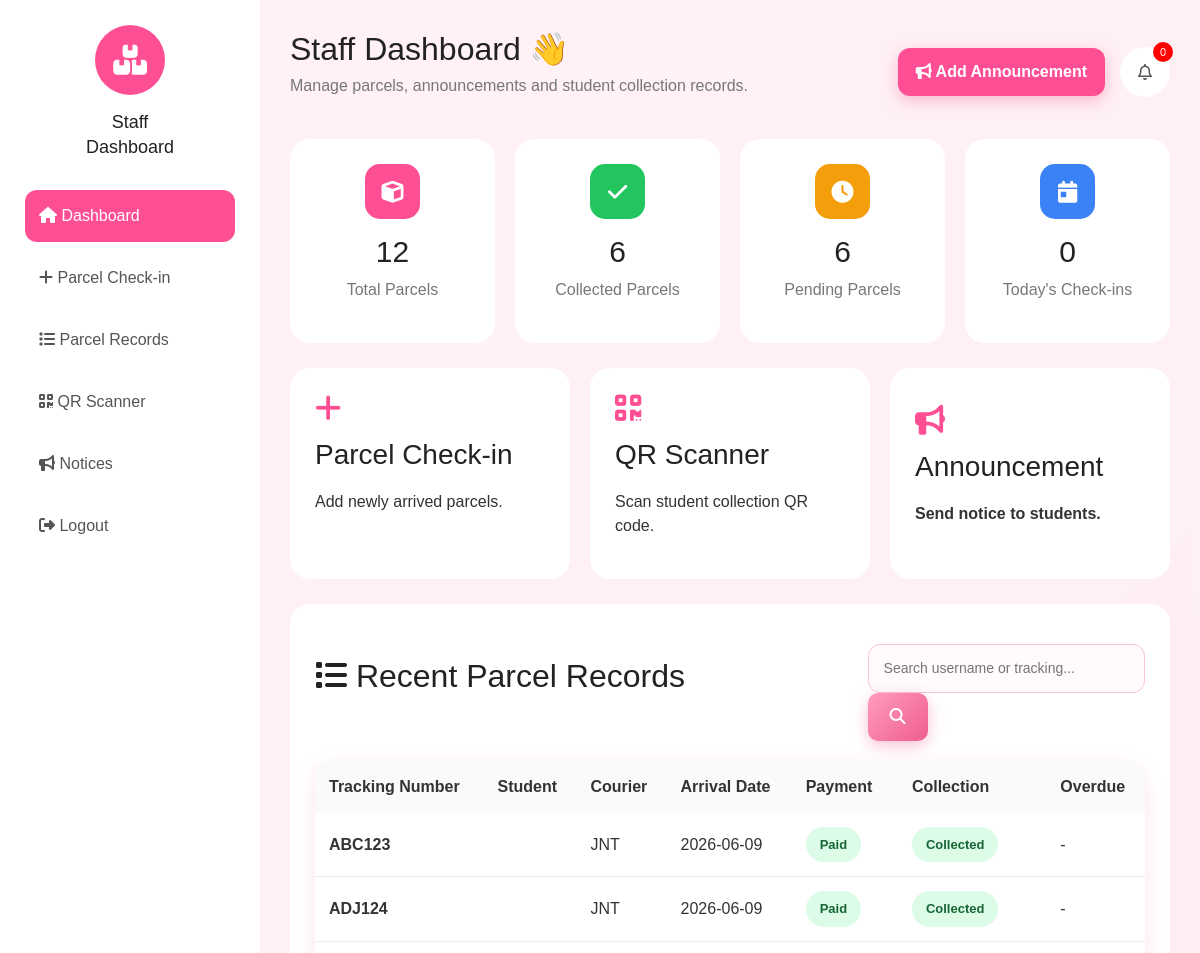
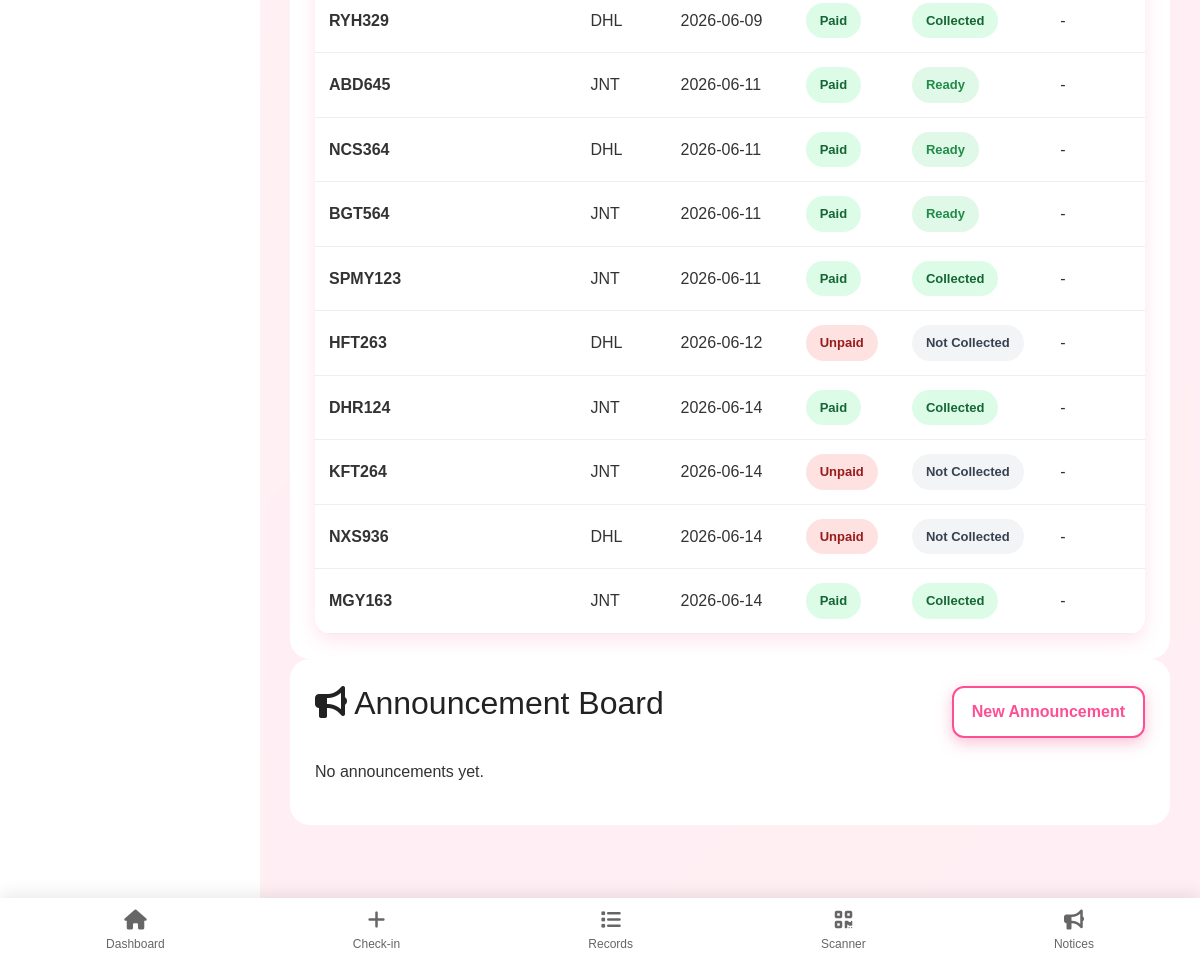
/staff/dashboard/admin, run on the app's committed database (2 pictures, top to bottom).
### tables this page shows
CREATE TABLE parcels (
    id INTEGER PRIMARY KEY AUTOINCREMENT,
    student_username TEXT,
    tracking_number TEXT,
    courier TEXT,
    arrival_date TEXT,
    quantity INTEGER,
    payment_status TEXT DEFAULT 'Unpaid',
    collection_status TEXT DEFAULT 'Not Collected',
    qr_code TEXT, collection_date TEXT,
    FOREIGN KEY(student_username) REFERENCES students(username)
);

### app.py (the view)
@app.route('/staff/dashboard/<username>')
def staff_dashboard(username):
    conn = get_db_connection()
    parcels = conn.execute("SELECT * FROM parcels").fetchall()
    chat_messages = conn.execute(
        "SELECT * FROM chat_messages ORDER BY status='Pending' DESC, created_at DESC"
    ).fetchall()
    conn.close()
    today = date.today()
    parcel_list = []
    for parcel in parcels:
        parcel = dict(parcel)
        try:
            arrival_date = datetime.strptime(parcel['arrival_date'], "%Y-%m-%d").date()
            days_waiting = (today - arrival_date).days
        except:
            days_waiting = 0
        parcel['days_waiting'] = days_waiting
        parcel['overdue'] = days_waiting > 7 and parcel['collection_status'] != 'Collected'
        parcel_list.append(parcel)
    return render_template(
        'staff_dashboard.html',
        parcels=parcel_list,
        username=username,
        staff_username=username,
        chat_messages=chat_messages
    )

### app.py (called while the page is built)
def get_db_connection():
    conn = sqlite3.connect(DATABASE)
    conn.row_factory = sqlite3.Row
    return conn

### templates/staff_dashboard.html (shortened to what this page needs)
{% extends 'staff_base.html' %}
{% block staff_content %}
{% set total_parcels = parcels|length %}
{% set collected_parcels = parcels|selectattr('collection_status','equalto','Collected')|list|length %}
{% set pending_parcels = parcels|rejectattr('collection_status','equalto','Collected')|list|length %}
<header class="dash-header">
    <div>
        <h1>Staff Dashboard 👋</h1>
        <p>Manage parcels, announcements and student collection records.</p>
    </div>
    <div class="header-actions">
        <button class="primary-btn small-btn" onclick="openAnnouncementModal()">
            <i class="fa-solid fa-bullhorn"></i> Add Announcement
        </button>
        <a href="#announcement-section" class="top-bell">
            <i class="fa-regular fa-bell"></i>
            <span>{{ unread_count|default(0) }}</span>
        </a>
    </div>
</header>
<section class="stats-grid staff-stats">
    <div class="stat-card">
        <div class="icon pink"><i class="fa-solid fa-cube"></i></div>
        <h3>{{ total_parcels }}</h3>
        <p>Total Parcels</p>
    </div>
    <div class="stat-card">
        <div class="icon green"><i class="fa-solid fa-check"></i></div>
        <h3>{{ collected_parcels }}</h3>
        <p>Collected Parcels</p>
    </div>
    <div class="stat-card">
        <div class="icon orange"><i class="fa-solid fa-clock"></i></div>
        <h3>{{ pending_parcels }}</h3>
        <p>Pending Parcels</p>
    </div>
    <div class="stat-card">
        <div class="icon blue"><i class="fa-solid fa-calendar-day"></i></div>
        <h3>{{ today_checkins|default(0) }}</h3>
        <p>Today's Check-ins</p>
    </div>
</section>
<section class="quick-actions">
    <a href="{{ url_for('staff_checkin') }}" class="quick-card">
        <i class="fa-solid fa-plus"></i>
        <h3>Parcel Check-in</h3>
        <p>Add newly arrived parcels.</p>
    </a>
    <a href="{{ url_for('staff_qr_scan') }}" class="quick-card">
        <i class="fa-solid fa-qrcode"></i>
        <h3>QR Scanner</h3>
        <p>Scan student collection QR code.</p>
    </a>
    <button class="quick-card button-card" onclick="openAnnouncementModal()">
        <i class="fa-solid fa-bullhorn"></i>
        <h3>Announcement</h3>
        <p>Send notice to students.</p>
    </button>
</section>
<section class="glass-card parcel-section" id="recent-parcels">
    <div class="card-head">
        <h2><i class="fa-solid fa-list"></i> Recent Parcel Records</h2>
        <form method="GET" action="{{ url_for('staff_dashboard', username=staff_username) }}" class="search-box">
            <input type="text" name="search" placeholder="Search username or tracking..." value="{{ request.args.get('search','') }}">
            <button type="submit"><i class="fa-solid fa-magnifying-glass"></i></button>
        </form>
    </div>
    <div class="desktop-table">
        <table class="modern-table">
            <thead>
                <tr>
                    <th>Tracking Number</th>
                    <th>Student</th>
                    <th>Courier</th>
                    <th>Arrival Date</th>
                    <th>Payment</th>
                    <th>Collection</th>
                    <th>Overdue</th>
                </tr>
            </thead>
            <tbody>
                {% for parcel in parcels %}
                <tr>
                    <td><strong>{{ parcel.tracking_number }}</strong></td>
                    <td>{{ parcel.username }}</td>
                    <td>{{ parcel.courier }}</td>
                    <td>{{ parcel.arrival_date }}</td>
                    <td>
                        <span class="status-pill {% if parcel.payment_status == 'Paid' %}paid{% else %}unpaid{% endif %}">
                            {{ parcel.payment_status }}
                        </span>
                    </td>
                    <td>
                        <span class="status-pill {% if parcel.collection_status == 'Collected' %}paid{% elif parcel.payment_status == 'Paid' %}ready{% else %}neutral{% endif %}">
                            {% if parcel.collection_status == 'Collected' %}
                            Collected
                            {% elif parcel.payment_status == 'Paid' %}
                            Ready
                            {% else %}
                            Not Collected
                            {% endif %}
                        </span>
                    </td>
                    <td>
                        {% if parcel.overdue %}
                        <span class="status-pill overdue">Overdue</span>
                        {% else %}
                        -
                        {% endif %}
                    </td>
                </tr>
                {% else %}
                <tr>
                    <td colspan="7" class="muted">No parcel records found.</td>
                </tr>
                {% endfor %}
            </tbody>
        </table>
    </div>
</section>
<section class="glass-card notices-card full-width" id="announcement-section">
    <div class="card-head">
        <h2><i class="fa-solid fa-bullhorn"></i> Announcement Board</h2>
        <button class="outline-btn" onclick="openAnnouncementModal()">New Announcement</button>
    </div>
    {% for notice in announcements|default([]) %}
    <div class="notice-item">
        <div class="notice-icon pink"><i class="fa-solid fa-bullhorn"></i></div>
        <div>
            <strong>{{ notice.title }}</strong>
            <p>{{ notice.message }}</p>
        </div>
        <small>{{ notice.created_at }}</small>
    </div>
    {% else %}
    <p class="muted">No announcements yet.</p>
    {% endfor %}
</section>
{% endblock %}

### static/css/dashboard-modern.css (style rules this page uses)
:root { --primary:#ff4f94; --primary-light:#fff2f7; --secondary:#7c3aed; --success:#22c55e; --warning:#f59e0b; --danger:#ef4444; --info:#3b82f6; --white:#ffffff; --bg:#f7f8fc; --text:#222; --muted:#777; --radius:20px; --shadow:0 10px 30px rgba(0,0,0,.06); }
* { margin:0; padding:0; box-sizing:border-box; font-family:'Poppins',sans-serif; }
body { background:var(--bg); color:var(--text); }
.dash-header { display:flex; justify-content:space-between; align-items:center; margin-bottom:25px; gap:20px; }
.dash-header h1 { font-size:32px; margin-bottom:6px; }
.dash-header p { color:var(--muted); }
.header-actions { display:flex; align-items:center; gap:15px; }
.top-bell { position:relative; width:50px; height:50px; border-radius:50%; background:white; display:flex; justify-content:center; align-items:center; text-decoration:none; color:#555; box-shadow:var(--shadow); }
.top-bell span { position:absolute; top:-5px; right:-3px; background:red; color:white; width:20px; height:20px; font-size:11px; border-radius:50%; display:flex; align-items:center; justify-content:center; }
.glass-card, .stat-card, .quick-card { background:white; border-radius:20px; box-shadow:var(--shadow); }
.glass-card { padding:25px; }
.card-head { display:flex; justify-content:space-between; align-items:center; margin-bottom:20px; }
.stats-grid { display:grid; grid-template-columns:repeat(4,1fr); gap:20px; margin-bottom:25px; }
.stat-card { padding:25px; text-align:center; }
.stat-card .icon { width:55px; height:55px; border-radius:15px; display:flex; align-items:center; justify-content:center; margin:auto; margin-bottom:15px; font-size:22px; color:white; }
.pink { background:#ff4f94; }
.green { background:#22c55e; }
.orange { background:#f59e0b; }
.blue { background:#3b82f6; }
.stat-card h3 { font-size:30px; margin-bottom:8px; }
.stat-card p { color:var(--muted); }
.modern-table { width:100%; border-collapse:collapse; }
.modern-table th { background:#fafafa; padding:14px; text-align:left; }
.modern-table td { padding:14px; border-bottom:1px solid #eee; }
.status-pill { padding:8px 14px; border-radius:30px; font-size:13px; font-weight:600; display:inline-block; }
.paid { background:#dcfce7; color:#166534; }
.unpaid { background:#fee2e2; color:#991b1b; }
.ready { background:#fef3c7; color:#92400e; }
.neutral { background:#f3f4f6; color:#374151; }
.primary-btn { background:var(--primary); color:white; border:none; padding:14px 22px; border-radius:12px; cursor:pointer; font-weight:600; }
.outline-btn { background:white; border:2px solid var(--primary); color:var(--primary); padding:12px 18px; border-radius:12px; cursor:pointer; }
.small-btn { padding:12px 18px; }
.quick-actions { display:grid; grid-template-columns:repeat(3,1fr); gap:20px; margin-bottom:25px; }
.quick-card { padding:25px; text-decoration:none; color:inherit; }
.quick-card i { font-size:30px; margin-bottom:15px; color:var(--primary); }
.button-card { border:none; cursor:pointer; text-align:left; }
body { padding-bottom: 110px; }

### static/css/style.css (style rules this page uses)
* { margin: 0; padding: 0; box-sizing: border-box; font-family: "Poppins", Arial, sans-serif; }
:root { --pink-main: #f78daf; --pink-dark: #ef5d91; --pink-soft: #fff5f8; --pink-bg: #ffe6ef; --pink-border: #f7c5d4; --text-dark: #333; --shadow: rgba(255, 105, 150, 0.18); }
body { min-height: 100vh; background: linear-gradient(135deg, var(--pink-soft), var(--pink-bg)); color: var(--text-dark); }
h1, h2, h3 { color: #222; margin-bottom: 18px; }
button, .btn, input[type="submit"] { background: linear-gradient(135deg, #ff9cbc, var(--pink-dark)); color: white; border: none; border-radius: 10px; padding: 12px 22px; font-weight: 600; cursor: pointer; text-decoration: none; display: inline-block; box-shadow: 0 5px 15px rgba(242, 87, 135, 0.35); transition: 0.25s; }
form { margin-top: 15px; }
input, select, textarea { width: 100%; padding: 13px 15px; border: 1.5px solid var(--pink-border); border-radius: 12px; background: #fffafb; outline: none; font-size: 14px; }
table { width: 100%; border-collapse: collapse; background: white; border-radius: 16px; overflow: hidden; box-shadow: 0 6px 18px var(--shadow); }
th { background: #ffd6e3; color: #333; padding: 14px; text-align: left; }
td { padding: 14px; border-bottom: 1px solid #ffe0e9; }
.ready { background: #dff8e7; color: #218c4a; }
.desktop-table { display: block !important; }

### data on the page
parcels: tracking_number "ABC123", courier "JNT", arrival_date "2026-06-09", payment_status "Paid", collection_status "Collected"
parcels: tracking_number "ADJ124", courier "JNT", arrival_date "2026-06-09", payment_status "Paid", collection_status "Collected"
parcels: tracking_number "RYH329", courier "DHL", arrival_date "2026-06-09", payment_status "Paid", collection_status "Collected"
parcels: tracking_number "ABD645", courier "JNT", arrival_date "2026-06-11", payment_status "Paid", collection_status "Ready"
parcels: tracking_number "NCS364", courier "DHL", arrival_date "2026-06-11", payment_status "Paid", collection_status "Ready"
parcels: tracking_number "BGT564", courier "JNT", arrival_date "2026-06-11", payment_status "Paid", collection_status "Ready"
parcels: tracking_number "SPMY123", courier "JNT", arrival_date "2026-06-11", payment_status "Paid", collection_status "Collected"
parcels: tracking_number "HFT263", courier "DHL", arrival_date "2026-06-12", payment_status "Unpaid", collection_status "Not Collected"
parcels: tracking_number "DHR124", courier "JNT", arrival_date "2026-06-14", payment_status "Paid", collection_status "Collected"
parcels: tracking_number "KFT264", courier "JNT", arrival_date "2026-06-14", payment_status "Unpaid", collection_status "Not Collected"
parcels: tracking_number "NXS936", courier "DHL", arrival_date "2026-06-14", payment_status "Unpaid", collection_status "Not Collected"
parcels: tracking_number "MGY163", courier "JNT", arrival_date "2026-06-14", payment_status "Paid", collection_status "Collected"

### other printed values
{{ unread_count|default(0) }} "0"
{{ total_parcels }} "12"
{{ collected_parcels }} "6"
{{ pending_parcels }} "6"
{{ today_checkins|default(0) }} "0"
